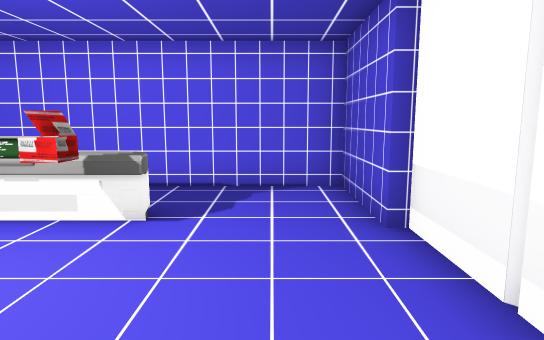
view 1 (above)

16 first-person views from a walk through a scene from a Unity 3-D project. The camera is 1.4 m above the floor, tilts 8° down and sees 75° across. Doors are open. The floor is counted in squares, 1 m on a side. Each view is taken from the middle of a square. On the plan, view 1 faces up. The plan holds only what a view shows up to about 15 squares ahead; the rest is blank. The place goes on beyond the plan. The player character is not drawn.

view 2
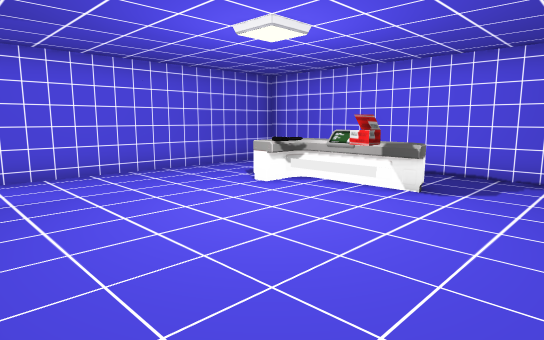

view 3
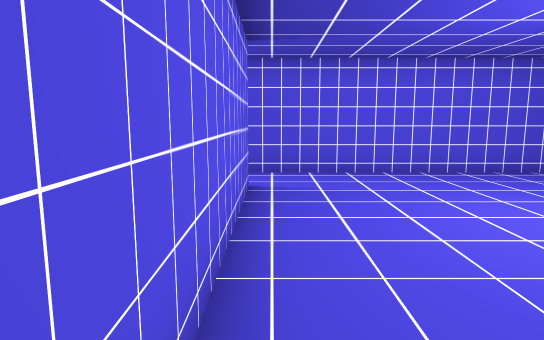

view 4
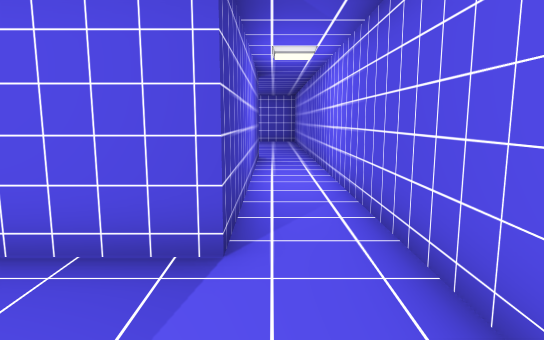

view 5
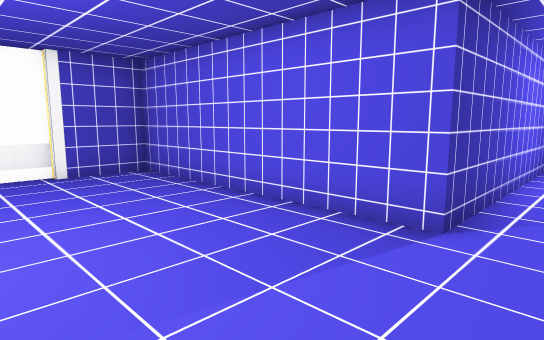

view 6
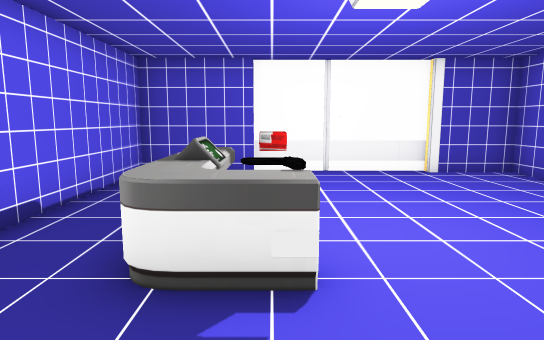

view 7
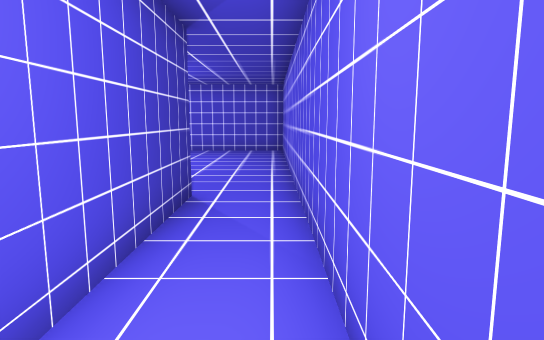

view 8
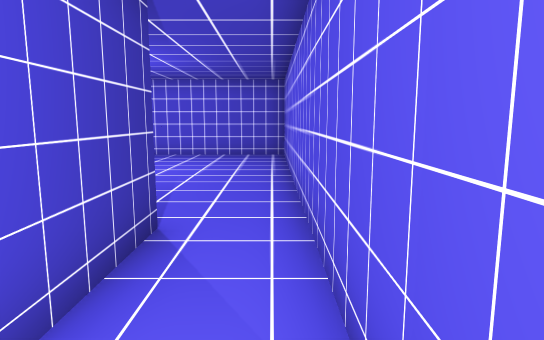

view 9
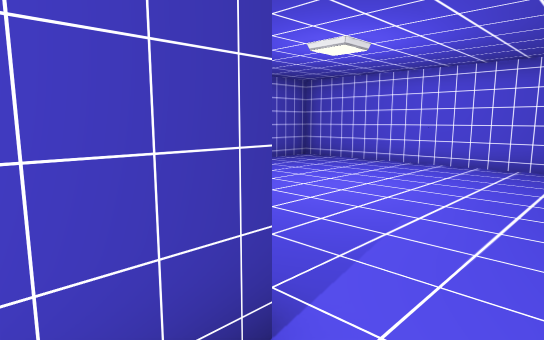

view 10
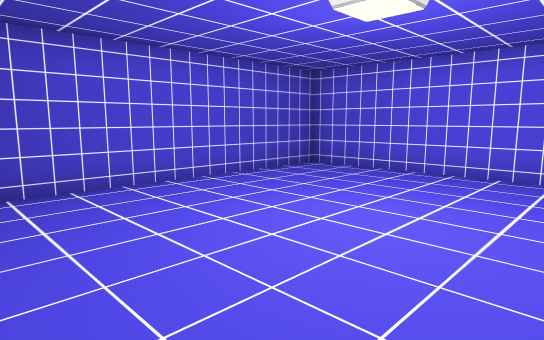

view 11
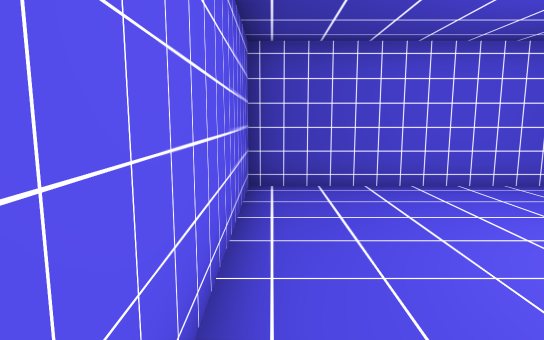

view 12
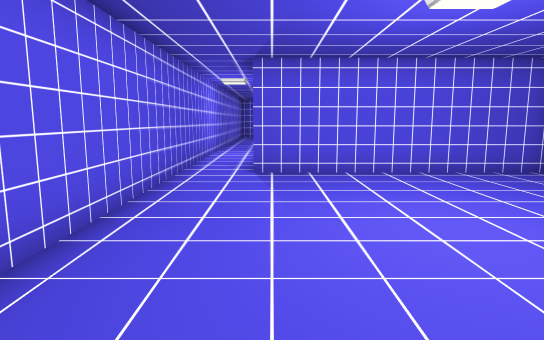

view 13
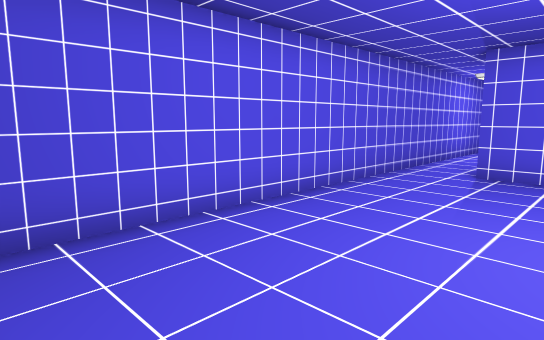

view 14
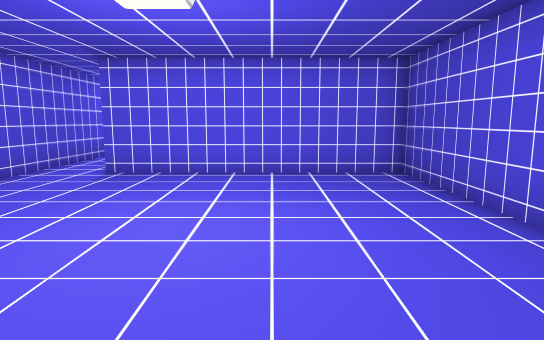

view 15
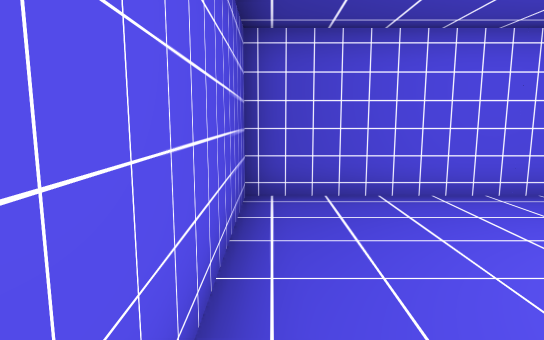

view 16
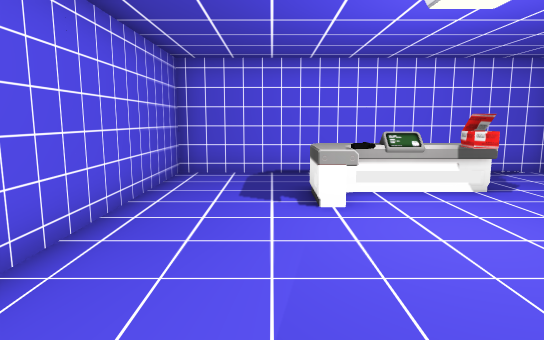

### Floor plan
Ten units are one square. View 1 is at (0, 0); x grows to the right and y downward. Boxes are objects, and circles mark ways between rooms. Rooms are numbered by the first view taken in them; rooms with no view inside come last. Other rooms are left out.
<svg viewBox="-90 -80 120 310">
<path fill="none" stroke="#000" d="M15 -44 15 -75 -85 -75 -85 125M-65 125 -65 25 15 25 15 5M-85 125 -85 225 15 225 15 125 -65 125"/>
<rect x="-55" y="-45" width="20" height="10" fill="#bbb"><title>other object</title></rect>
<rect x="-55" y="-55" width="40" height="10" fill="#bbb"><title>other object</title></rect>
<rect x="-35" y="-45" width="20" height="10" fill="#bbb"><title>other object</title></rect>
<rect x="15" y="-45" width="10" height="50" fill="#bbb"><title>other object</title></rect>
<circle cx="-75" cy="125" r="3" fill="#2a7"/>
<text x="-40" y="-10">1</text>
<text x="-30" y="180">2</text>
</svg>
Room 1 opens to room 2.

Where each view was taken, in squares from view 1:
view 1: 0 up, 0 right, facing up
view 2: 2 down, 1 right, facing up-left
view 3: 2 down, 1 right, facing left
view 4: 1 up, 7 left, facing down
view 5: 2 up, 8 left, facing down-right
view 6: 4 up, 8 left, facing right
view 7: 6 down, 8 left, facing down
view 8: 8 down, 8 left, facing down
view 9: 11 down, 8 left, facing down-right
view 10: 13 down, 6 left, facing down-right
view 11: 13 down, 6 left, facing right
view 12: 22 down, 6 left, facing up
view 13: 22 down, 4 left, facing up-left
view 14: 22 down, 2 left, facing up
view 15: 22 down, 2 left, facing left
view 16: 2 down, 6 left, facing up
